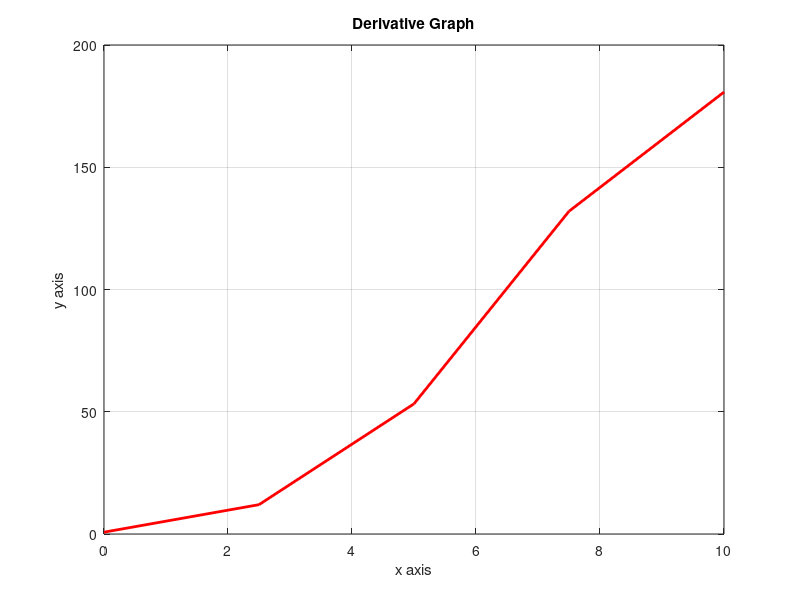

MATLAB code for this plot:
clc;
clear;
close all;

x = linspace(0,10,5);

y = x.^3 - 3*x.^2 + 2*x;

%y = x.^2 + 2*x;

dy_dx = gradient(y,x);
disp("Derivative values: ");
disp(dy_dx);

% derivative value at 5
disp("Derivative at x=5: ");
disp(dy_dx(5));

% plot derivative graph
plot(x, dy_dx, 'r', 'LineWidth', 2);
xlabel("x axis");
ylabel("y axis");
title("Derivative Graph");
grid on;
